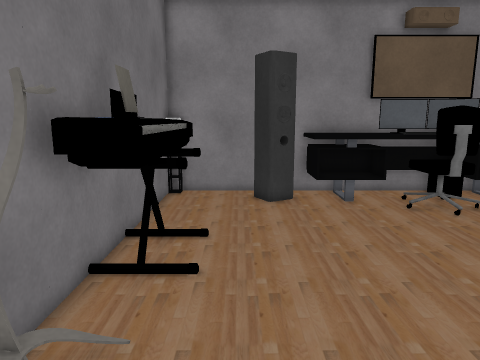
[1] (above)

13 first-person views from a walk through a Unity game level. The camera is 1.4 m above the floor, tilts 10° down and sees 70° across. The floor is counted in squares, 0.36 m on a side. Each view is taken from the middle of a square. On the plan, view 1 faces up. The plan holds only what a view shows up to about 20 squares ahead; the rest is blank. The player character is not drawn. Some surface patterns are stand-ins.

[2]
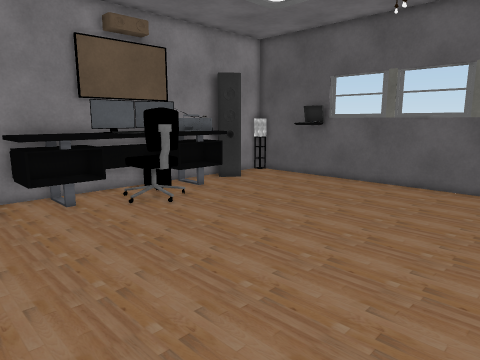

[3]
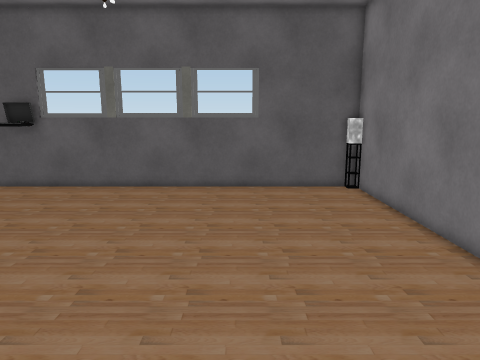

[4]
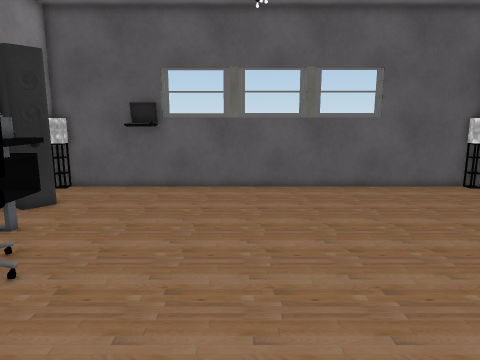

[5]
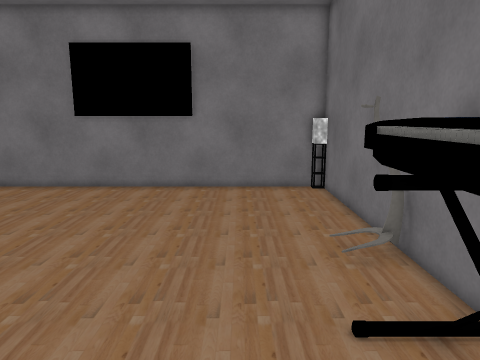

[6]
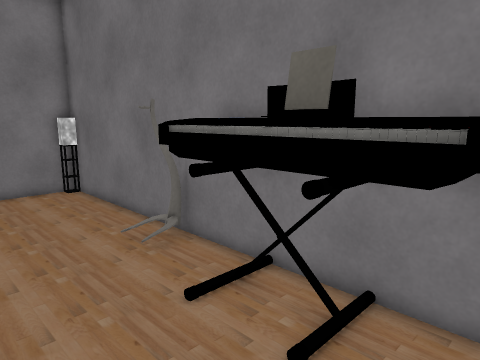

[7]
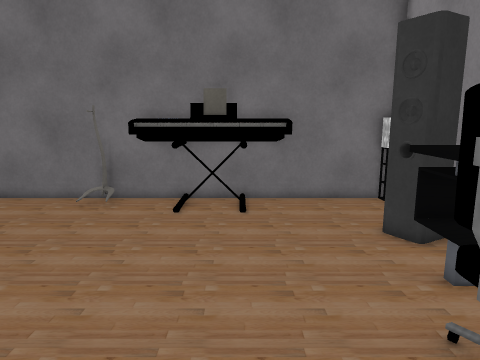

[8]
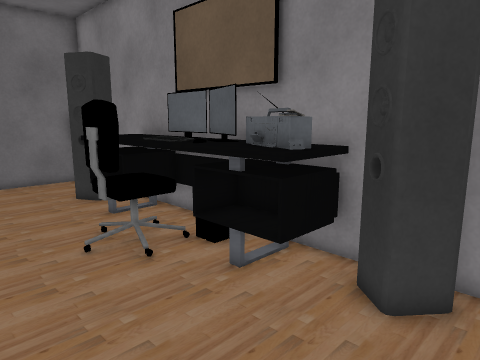

[9]
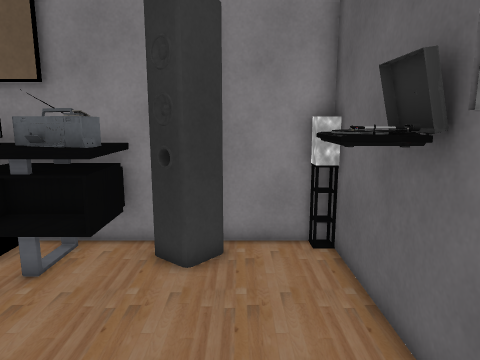

[10]
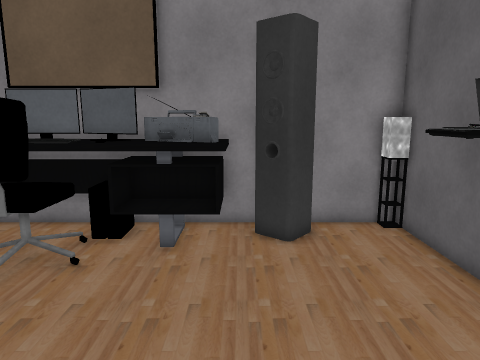

[11]
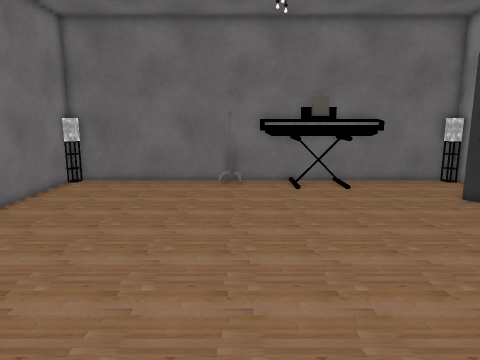

[12]
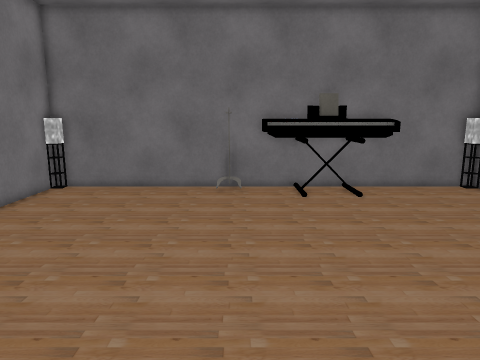

[13]
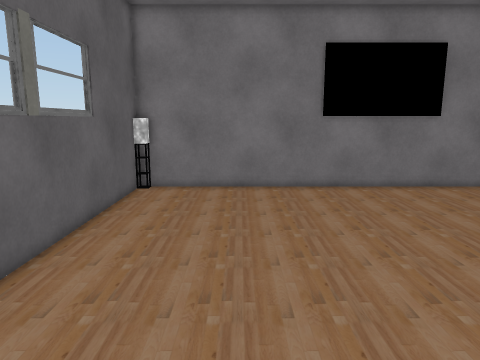

### Floor plan
Points are (right, up) in squares from view 1. A wall is a line through its corners. A room is listed if a view was taken in it or the views show most of it. See-through windows are left out.
Room 1 (views 1, 2, 3, 4, 5, 6, 7, 8, 9, 10, 11, 12, 13)
walls: (15.6, 18.7) (-3.9, 18.7) (-3.9, -5.8) (20.9, -5.8) (20.9, 18.7) (17.2, 18.7); (20.2, -5.9) (20.2, -5.2) (21, -5.2); (21, 17.9) (20.2, 17.9) (20.2, 18.6); (-3.9, -5.2) (-3.2, -5.2) (-3.2, -5.9); (-3.2, 18.6) (-3.2, 17.9) (-3.9, 17.9)
objects: other object (-3, 4); other object (-3, 6) to (-1, 13); other object (1, 16) to (3, 18); other object (4, 14) to (15, 18); other object (16, 17) to (17, 18); other object (19, 13) to (20, 14)

Positions as (right, up) in squares from view 1, and headings:
1: (0, 0), facing up
2: (0, 0), facing up-right
3: (1, 1), facing right
4: (1, 8), facing right
5: (1, 14), facing down
6: (3, 14), facing down-left
7: (13, 11), facing left
8: (19, 10), facing up-left
9: (18, 8), facing up
10: (15, 6), facing up
11: (18, 5), facing left
12: (16, 5), facing left
13: (15, 14), facing down
